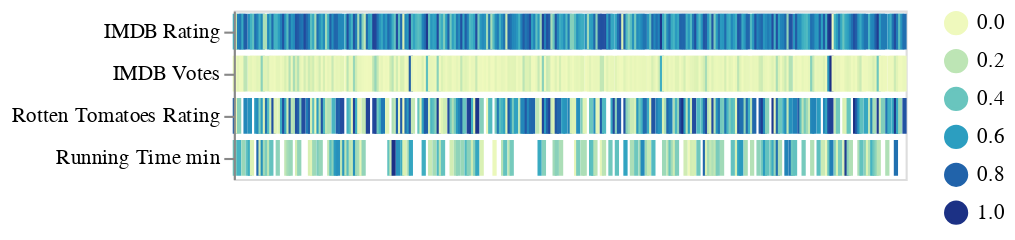

Here is the notebook cell this chart was saved with:
### Markdown cell above
# Heatmaps

Heatmaps can be useful to get an overview of the observed values across all columns.

### Code cell
aly.heatmap(movies)

### Figure 1 — Vega-Lite specification as saved in the notebook (floating-point values rounded to 4 significant figures; data arrays with more than 128 entries replaced by an {"elided": "..."} marker saying what was removed)
{"config": {"view": {"continuousWidth": 400, "continuousHeight": 300}}, "data": {"name": "data-15837af0a9b087fac862342e2a2c361a"}, "mark": {"type": "rect", "height": 16}, "encoding": {"color": {"type": "quantitative", "field": "value", "legend": {"orient": "right", "type": "gradient"}, "title": null}, "stroke": {"type": "quantitative", "field": "value"}, "x": {"type": "ordinal", "axis": null, "field": "index", "title": null}, "y": {"type": "nominal", "field": "key", "title": null}}, "transform": [{"window": [{"op": "count", "as": "index"}]}, {"fold": ["IMDB Votes", "IMDB Rating", "Rotten Tomatoes Rating", "Running Time min"]}], "width": 319, "$schema": "https://vega.github.io/schema/vega-lite/v4.8.1.json", "datasets": {"data-15837af0a9b087fac862342e2a2c361a": {"elided": "319 records"}}}
